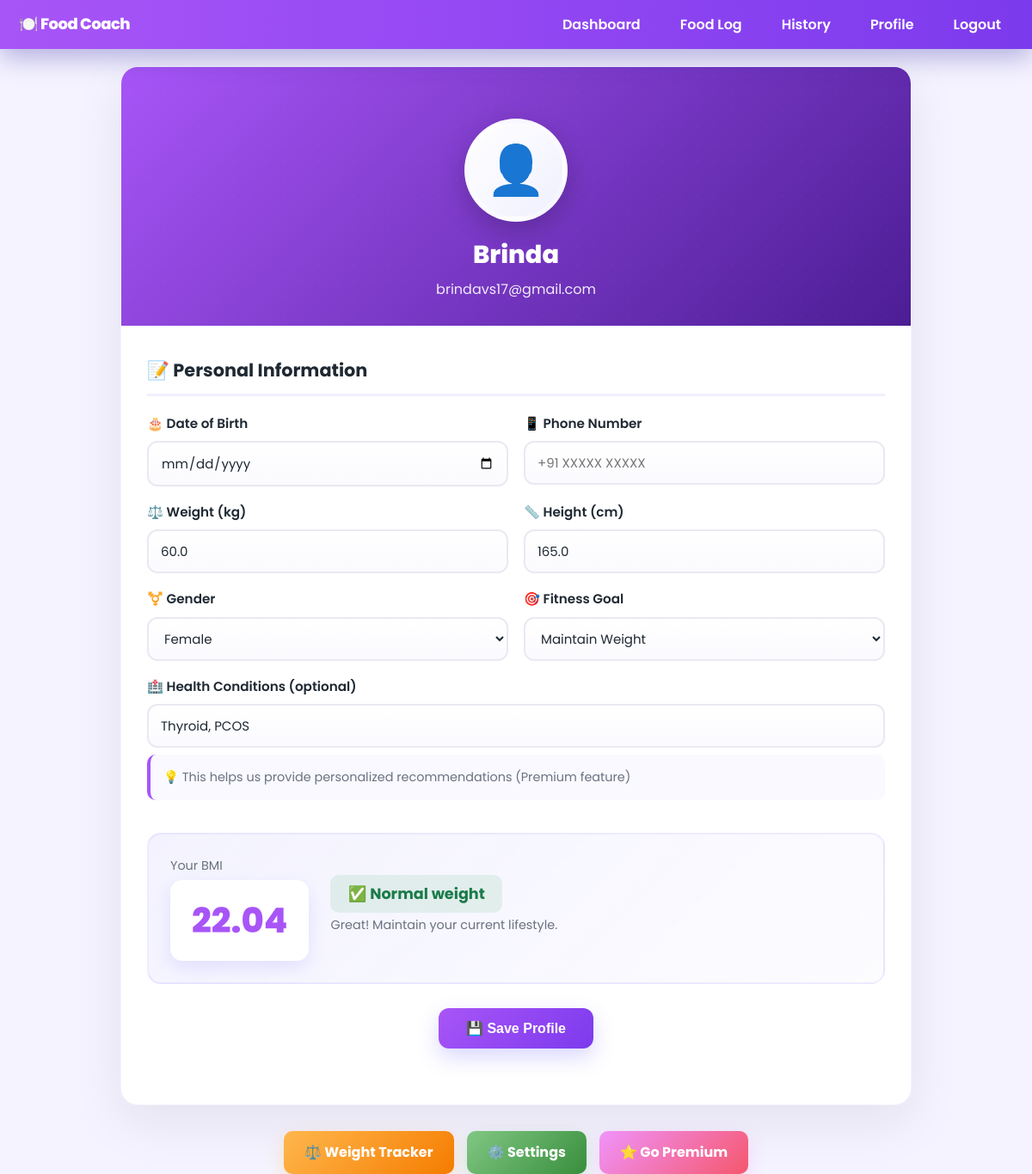
Screenshot of /profile (signed in) with the database file from the repository.
### tables this page shows
CREATE TABLE users (
            id INTEGER PRIMARY KEY AUTOINCREMENT,
            username TEXT NOT NULL,
            email TEXT NOT NULL UNIQUE,
            password TEXT NOT NULL,
            dob TEXT,
            weight REAL,
            height REAL,
            goal TEXT,
            gender TEXT,
            health_conditions TEXT,
            phone TEXT,
            is_premium INTEGER DEFAULT 0,
            premium_expiry TEXT,
            free_scans_used INTEGER DEFAULT 0,
            water_reminder_time TEXT DEFAULT '09:00',
            sleep_reminder_time TEXT DEFAULT '22:00',
            body_type TEXT,
            fitness_goal TEXT,
            activity_level TEXT,
            survey_score INTEGER,
            created_at TEXT DEFAULT CURRENT_TIMESTAMP
        );

### app.py (the view, shortened to what this page needs)
@app.route('/profile', methods=['GET', 'POST'])
def profile():
    if 'user_id' not in session:
        return redirect(url_for('login'))
    user_id = session['user_id']
    conn = get_db_conn()
    c = conn.cursor()
    c.execute("SELECT * FROM users WHERE id=?", (user_id,))
    user = c.fetchone()
    conn.close()
    bmi = calculate_bmi(user[5], user[6]) if user and user[5] and user[6] else None
    return render_template('profile.html', user=user, bmi=bmi)

### app.py (called while the page is built)
def get_db_conn():
    return sqlite3.connect(DB_PATH)

def calculate_bmi(weight, height_cm):
    try:
        if weight is None or height_cm is None:
            return None
        h = float(height_cm) / 100.0
        if h <= 0:
            return None
        bmi = float(weight) / (h * h)
        return round(bmi, 2)
    except Exception:
        return None

### templates/profile.html (shortened to what this page needs)
<!DOCTYPE html>
<html lang="en">
<head>
    <link rel="stylesheet" href="{{ url_for('static', filename='css/style.css') }}">
</head>
<body>
    <nav class="navbar">
        <div class="logo">🍽️ Food Coach</div>
        <ul class="nav-links">
            <li><a href="{{ url_for('dashboard') }}">Dashboard</a></li>
            <li><a href="{{ url_for('food_history') }}">Food Log</a></li>
            <li><a href="{{ url_for('history') }}">History</a></li>
            <li><a href="{{ url_for('profile') }}">Profile</a></li>
            <li><a href="{{ url_for('logout') }}">Logout</a></li>
        </ul>
    </nav>
    <main>
        <form method="POST" class="profile-card">
            <div class="profile-header">
                <div class="profile-avatar">👤</div>
                <h1 class="profile-name">{{ user[1] if user else 'User' }}</h1>
                <p class="profile-email">{{ user[2] if user else 'No email' }}</p>
            </div>
            <div class="profile-body">
                <h3 class="section-title">📝 Personal Information</h3>
                <div class="profile-grid">
                    <div class="field">
                        <label for="dob">🎂 Date of Birth</label>
                        <input type="date" id="dob" name="dob" value="{{ user[4] if user and user[4] else '' }}">
                    </div>
                    <div class="field">
                        <label for="phone">📱 Phone Number</label>
                        <input type="tel" id="phone" name="phone" placeholder="+91 XXXXX XXXXX" value="{{ user[10] if user and user[10] else '' }}">
                    </div>
                    <div class="field">
                        <label for="weight">⚖️ Weight (kg)</label>
                        <input type="number" step="0.1" id="weight" name="weight" placeholder="e.g., 70.5" value="{{ user[5] if user and user[5] else '' }}">
                    </div>
                    <div class="field">
                        <label for="height">📏 Height (cm)</label>
                        <input type="number" id="height" name="height" placeholder="e.g., 175" value="{{ user[6] if user and user[6] else '' }}">
                    </div>
                    <div class="field">
                        <label for="gender">⚧️ Gender</label>
                        <select id="gender" name="gender">
                            <option value="Female" {% if user and user[8] == 'Female' %}selected{% endif %}>Female</option>
                        </select>
                    </div>
                    <div class="field">
                        <label for="goal">🎯 Fitness Goal</label>
                        <select id="goal" name="goal">
                            <option value="Maintain Weight" {% if user and user[7] == 'Maintain Weight' %}selected{% endif %}>Maintain Weight</option>
                        </select>
                    </div>
                    <div class="field full-width">
                        <label for="health_conditions">🏥 Health Conditions (optional)</label>
                        <input type="text" id="health_conditions" name="health_conditions"
                               placeholder="e.g., Diabetes, Hypertension, Thyroid, Allergies..."
                               value="{{ user[9] if user and user[9] else '' }}">
                        <small class="profile-note">💡 This helps us provide personalized recommendations (Premium feature)</small>
                    </div>
                    {% if bmi %}
                    <div class="bmi-box">
                        <div>
                            <div style="font-size: 0.9rem; color: var(--muted-text); margin-bottom: 5px;">Your BMI</div>
                            <div class="bmi-value">{{ bmi }}</div>
                        </div>
                        <div>
                            {% if bmi < 18.5 %}
                                <span class="bmi-status under">⚠️ Underweight</span>
                                <p style="margin: 10px 0 0; color: var(--muted-text); font-size: 0.9rem;">
                                    Consider increasing your calorie intake with nutritious foods.
                                </p>
                            {% elif bmi >= 18.5 and bmi < 25 %}
                                <span class="bmi-status">✅ Normal weight</span>
                                <p style="margin: 10px 0 0; color: var(--muted-text); font-size: 0.9rem;">
                                    Great! Maintain your current lifestyle.
                                </p>
                            {% elif bmi >= 25 and bmi < 30 %}
                                <span class="bmi-status over">⚠️ Overweight</span>
                                <p style="margin: 10px 0 0; color: var(--muted-text); font-size: 0.9rem;">
                                    Consider a balanced diet and regular exercise.
                                </p>
                            {% else %}
                                <span class="bmi-status over">⚠️ Obese</span>
                                <p style="margin: 10px 0 0; color: var(--muted-text); font-size: 0.9rem;">
                                    Consult a healthcare professional for personalized advice.
                                </p>
                            {% endif %}
                        </div>
                    </div>
                    {% endif %}
                    <div class="profile-actions">
                        <button type="submit" class="btn-save">💾 Save Profile</button>
                    </div>
                </div>
            </div>
        </form>
        <div style="text-align: center; margin-top: 30px; display: flex; gap: 15px; justify-content: center; flex-wrap: wrap;">
            <a href="{{ url_for('weight_tracker') }}" style="padding: 12px 24px; background: linear-gradient(135deg, #ffb74d, #f57c00); color: white; border-radius: 10px; font-weight: 700; text-decoration: none; box-shadow: 0 8px 20px rgba(255, 183, 77, 0.3);">
                ⚖️ Weight Tracker
            </a>
            <a href="{{ url_for('settings') }}" style="padding: 12px 24px; background: linear-gradient(135deg, #81c784, #388e3c); color: white; border-radius: 10px; font-weight: 700; text-decoration: none; box-shadow: 0 8px 20px rgba(129, 199, 132, 0.3);">
                ⚙️ Settings
            </a>
            <a href="{{ url_for('premium') }}" style="padding: 12px 24px; background: linear-gradient(135deg, #f093fb, #f5576c); color: white; border-radius: 10px; font-weight: 700; text-decoration: none; box-shadow: 0 8px 20px rgba(240, 147, 251, 0.3);">
                ⭐ Go Premium
            </a>
        </div>
    </main>
</body>
</html>

### static/css/style.css (style rules this page uses)
:root { --accent: #A855F7; --accent-600: #7C3AED; --accent-400: #C084FC; --muted: #F5F3FF; --card: #FFFFFF; --text: #1F2933; --muted-text: #6B7280; --success: #22C55E; --danger: #EF4444; --warning: #FBBF24; --glass: rgba(255,255,255,0.78); }
* { box-sizing: border-box; margin: 0; padding: 0; }
html, body { height: 100%; font-family: 'Poppins', system-ui, -apple-system, Segoe UI, Roboto, Arial; background: var(--muted); color: var(--text); line-height: 1.6; }
a { color: var(--accent); text-decoration: none; transition: color 0.2s ease; }
.navbar { background: linear-gradient(90deg, #A855F7, #7C3AED); color: #fff; padding: 14px 22px; display: flex; justify-content: space-between; align-items: center; box-shadow: 0 10px 30px rgba(55, 48, 163, 0.35); position: sticky; top: 0; z-index: 1000; }
.logo { font-weight: 800; font-size: 18px; letter-spacing: -0.5px; }
.nav-links { display: flex; gap: 18px; align-items: center; margin: 0; padding: 0; list-style: none; }
.nav-links a { color: #fff; font-weight: 600; padding: 8px 14px; border-radius: 8px; transition: background 0.2s ease; }
main { max-width: 1100px; margin: 18px auto; padding: 0 18px; min-height: calc(100vh - 120px); }
.profile-card { width: 100%; max-width: 920px; margin: 20px auto; padding: 0; border-radius: 20px; background: white; box-shadow: 0 20px 60px rgba(20, 24, 40, 0.08); border: 1px solid rgba(108, 99, 255, 0.08); overflow: hidden; }
.profile-header { background: linear-gradient(135deg, #A855F7 0%, #4C1D95 100%); padding: 60px 30px 30px; text-align: center; position: relative; color: white; }
.profile-header::before { content: ''; position: absolute; top: 0; left: 0; right: 0; bottom: 0; opacity: 0.3; }
.profile-avatar { width: 120px; height: 120px; border-radius: 50%; background: linear-gradient(135deg, #fff, #f0f0ff); border: 6px solid rgba(255, 255, 255, 0.3); display: flex; align-items: center; justify-content: center; font-size: 3.5rem; margin: 0 auto 15px; box-shadow: 0 10px 30px rgba(0, 0, 0, 0.2); position: relative; z-index: 1; }
.profile-name { font-size: 1.8rem; font-weight: 800; margin: 0 0 5px; position: relative; z-index: 1; }
.profile-email { font-size: 1rem; opacity: 0.9; position: relative; z-index: 1; }
.profile-body { padding: 35px 30px; }
.section-title { font-size: 1.3rem; font-weight: 700; color: var(--text); margin: 0 0 20px; display: flex; align-items: center; gap: 10px; padding-bottom: 10px; border-bottom: 3px solid rgba(108, 99, 255, 0.1); }
.profile-grid { display: grid; grid-template-columns: repeat(12, 1fr); gap: 18px; align-items: start; margin-bottom: 30px; }
.field { grid-column: span 6; display: flex; flex-direction: column; gap: 8px; }
.field.full-width { grid-column: span 12; }
.profile-card label { font-weight: 600; color: var(--text); font-size: 0.95rem; display: flex; align-items: center; gap: 6px; }
.profile-card input[type="text"], .profile-card input[type="number"], .profile-card input[type="date"], .profile-card input[type="tel"], .profile-card select { padding: 12px 14px; border-radius: 12px; border: 2px solid #e9e9f3; background: linear-gradient(180deg, #fff, #fbfbff); font-size: 15px; color: var(--text); transition: all 0.2s ease; font-family: 'Poppins', sans-serif; }
.profile-actions { display: flex; gap: 12px; align-items: center; justify-content: center; grid-column: span 12; margin-top: 10px; }
.btn-save { padding: 14px 32px; border-radius: 12px; border: none; background: linear-gradient(135deg, var(--accent), var(--accent-600)); color: #fff; font-weight: 800; font-size: 1rem; cursor: pointer; box-shadow: 0 10px 25px rgba(108, 99, 255, 0.25); transition: all 0.3s ease; }
.bmi-box { grid-column: span 12; margin-top: 20px; padding: 25px; background: linear-gradient(135deg, rgba(108, 99, 255, 0.08), rgba(108, 99, 255, 0.02)); border-radius: 16px; display: flex; gap: 25px; align-items: center; flex-wrap: wrap; border: 2px solid rgba(108, 99, 255, 0.1); }
.bmi-value { font-weight: 800; font-size: 2.5rem; color: var(--accent); background: white; padding: 15px 25px; border-radius: 14px; box-shadow: 0 8px 20px rgba(108, 99, 255, 0.15); }
.bmi-status { font-weight: 700; font-size: 1.1rem; color: #1b7a4a; padding: 10px 20px; background: rgba(36, 161, 72, 0.1); border-radius: 10px; }
.profile-note { color: var(--muted-text); font-size: 0.9rem; grid-column: span 12; padding: 15px; background: rgba(108, 99, 255, 0.04); border-radius: 10px; border-left: 4px solid var(--accent); }

### rows the page displays
users: username "Brinda", email "brindavs17@gmail.com", weight "60.0", height "165.0", gender "Female", goal "Maintain Weight", health_conditions "Thyroid, PCOS"

### other values shown
{{ bmi }} "22.04"
